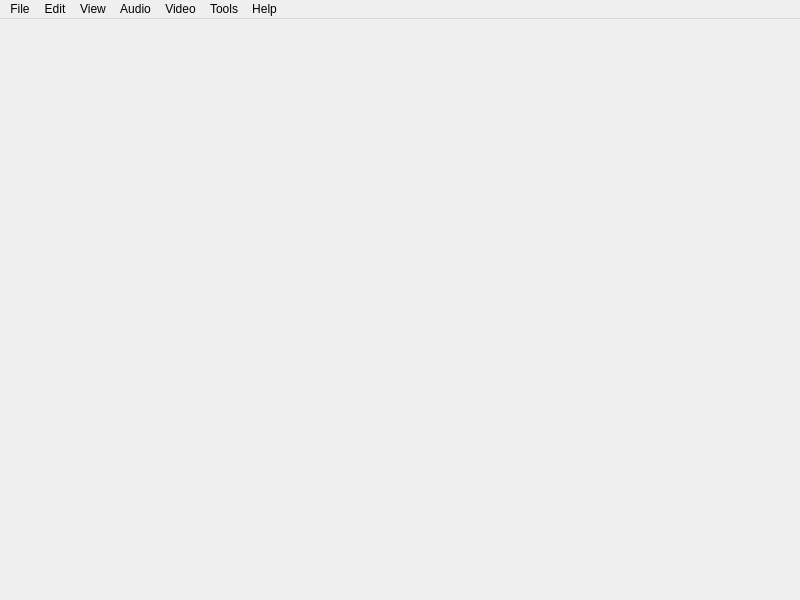
<?xml version="1.0" encoding="UTF-8"?>
<ui version="4.0">
 <class>MainWindow</class>
 <widget class="QMainWindow" name="MainWindow">
  <property name="geometry">
   <rect>
    <x>0</x>
    <y>0</y>
    <width>800</width>
    <height>600</height>
   </rect>
  </property>
  <property name="windowTitle">
   <string>MainWindow</string>
  </property>
  <widget class="QWidget" name="CentralWidget"/>
  <widget class="QMenuBar" name="MenuBar">
   <property name="geometry">
    <rect>
     <x>0</x>
     <y>0</y>
     <width>800</width>
     <height>21</height>
    </rect>
   </property>
   <widget class="QMenu" name="MenuTools">
    <property name="title">
     <string>Tools</string>
    </property>
    <addaction name="ActionRefresh"/>
    <addaction name="separator"/>
    <addaction name="ActionOptions"/>
   </widget>
   <widget class="QMenu" name="MenuFile">
    <property name="title">
     <string>File</string>
    </property>
    <widget class="QMenu" name="MenuRecentFiles">
     <property name="title">
      <string>Recent Files</string>
     </property>
    </widget>
    <addaction name="ActionLoad"/>
    <addaction name="ActionSave"/>
    <addaction name="ActionSaveAs"/>
    <addaction name="ActionClose"/>
    <addaction name="ActionCloseAll"/>
    <addaction name="separator"/>
    <addaction name="MenuRecentFiles"/>
    <addaction name="separator"/>
    <addaction name="ActionExit"/>
   </widget>
   <widget class="QMenu" name="MenuHelp">
    <property name="title">
     <string>Help</string>
    </property>
    <addaction name="ActionOpenManual"/>
    <addaction name="separator"/>
    <addaction name="ActionAbout"/>
    <addaction name="ActionAboutQt"/>
   </widget>
   <widget class="QMenu" name="MenuView">
    <property name="title">
     <string>View</string>
    </property>
    <addaction name="ActionFullscreen"/>
   </widget>
   <widget class="QMenu" name="MenuEdit">
    <property name="title">
     <string>Edit</string>
    </property>
   </widget>
   <widget class="QMenu" name="MenuVideo">
    <property name="title">
     <string>Video</string>
    </property>
    <widget class="QMenu" name="MenuMinFilter">
     <property name="title">
      <string>Min Filter</string>
     </property>
     <addaction name="ActionMinPoint"/>
     <addaction name="ActionMinLinear"/>
    </widget>
    <widget class="QMenu" name="MenuMagFilter">
     <property name="title">
      <string>Mag Filter</string>
     </property>
     <addaction name="ActionMagPoint"/>
     <addaction name="ActionMagLinear"/>
    </widget>
    <widget class="QMenu" name="MenuMipmapFilter">
     <property name="title">
      <string>Mipmap Filter</string>
     </property>
     <addaction name="ActionMipmapNone"/>
     <addaction name="ActionMipmapPoint"/>
     <addaction name="ActionMipmapLinear"/>
    </widget>
    <widget class="QMenu" name="MenuMSAA">
     <property name="title">
      <string>Anti-Aliasing</string>
     </property>
     <addaction name="ActionMSAANone"/>
    </widget>
    <addaction name="ActionPowerOf2Textures"/>
    <addaction name="ActionWaitForVerticalSync"/>
    <addaction name="separator"/>
    <addaction name="MenuMinFilter"/>
    <addaction name="MenuMagFilter"/>
    <addaction name="MenuMipmapFilter"/>
    <addaction name="separator"/>
    <addaction name="MenuMSAA"/>
    <addaction name="separator"/>
    <addaction name="ActionTransparentScreenshots"/>
    <addaction name="ActionTakeScreenshot"/>
   </widget>
   <widget class="QMenu" name="menuAudio">
    <property name="title">
     <string>Audio</string>
    </property>
    <addaction name="ActionPlaySounds"/>
    <addaction name="ActionFramerateAffectsPitch"/>
   </widget>
   <addaction name="MenuFile"/>
   <addaction name="MenuEdit"/>
   <addaction name="MenuView"/>
   <addaction name="menuAudio"/>
   <addaction name="MenuVideo"/>
   <addaction name="MenuTools"/>
   <addaction name="MenuHelp"/>
  </widget>
  <action name="ActionOptions">
   <property name="text">
    <string>Options</string>
   </property>
  </action>
  <action name="ActionLoad">
   <property name="text">
    <string>Load...</string>
   </property>
   <property name="shortcut">
    <string>Ctrl+O</string>
   </property>
  </action>
  <action name="ActionSave">
   <property name="enabled">
    <bool>false</bool>
   </property>
   <property name="text">
    <string>Save</string>
   </property>
   <property name="shortcut">
    <string>Ctrl+S</string>
   </property>
  </action>
  <action name="ActionAbout">
   <property name="text">
    <string>About</string>
   </property>
  </action>
  <action name="ActionFullscreen">
   <property name="checkable">
    <bool>true</bool>
   </property>
   <property name="enabled">
    <bool>false</bool>
   </property>
   <property name="text">
    <string>Fullscreen</string>
   </property>
   <property name="shortcut">
    <string>F11</string>
   </property>
  </action>
  <action name="ActionExit">
   <property name="text">
    <string>Exit</string>
   </property>
   <property name="shortcut">
    <string>Ctrl+Q</string>
   </property>
  </action>
  <action name="ActionSaveAs">
   <property name="enabled">
    <bool>false</bool>
   </property>
   <property name="text">
    <string>Save As...</string>
   </property>
   <property name="shortcut">
    <string>Ctrl+Alt+S</string>
   </property>
  </action>
  <action name="ActionFileList">
   <property name="text">
    <string>Fle List</string>
   </property>
  </action>
  <action name="ActionClose">
   <property name="enabled">
    <bool>false</bool>
   </property>
   <property name="text">
    <string>Close</string>
   </property>
   <property name="shortcut">
    <string>Ctrl+W</string>
   </property>
  </action>
  <action name="ActionRefresh">
   <property name="enabled">
    <bool>false</bool>
   </property>
   <property name="text">
    <string>Refresh</string>
   </property>
   <property name="shortcut">
    <string>F5</string>
   </property>
  </action>
  <action name="ActionAboutQt">
   <property name="text">
    <string>About Qt</string>
   </property>
  </action>
  <action name="ActionPlaySounds">
   <property name="checkable">
    <bool>true</bool>
   </property>
   <property name="text">
    <string>Play Sounds</string>
   </property>
  </action>
  <action name="ActionFramerateAffectsPitch">
   <property name="checkable">
    <bool>true</bool>
   </property>
   <property name="checked">
    <bool>false</bool>
   </property>
   <property name="text">
    <string>Framerate Affects Pitch</string>
   </property>
  </action>
  <action name="ActionFilters">
   <property name="text">
    <string>Filters</string>
   </property>
  </action>
  <action name="ActionPowerOf2Textures">
   <property name="checkable">
    <bool>true</bool>
   </property>
   <property name="checked">
    <bool>true</bool>
   </property>
   <property name="text">
    <string>Power Of 2 Textures</string>
   </property>
  </action>
  <action name="ActionTransparentScreenshots">
   <property name="checkable">
    <bool>true</bool>
   </property>
   <property name="text">
    <string>Transparent Screenshots</string>
   </property>
  </action>
  <action name="ActionMSAANone">
   <property name="checkable">
    <bool>true</bool>
   </property>
   <property name="text">
    <string>None</string>
   </property>
  </action>
  <action name="ActionCloseAll">
   <property name="enabled">
    <bool>false</bool>
   </property>
   <property name="text">
    <string>Close All</string>
   </property>
   <property name="shortcut">
    <string>Ctrl+Shift+W</string>
   </property>
  </action>
  <action name="ActionOpenManual">
   <property name="text">
    <string>Open Manual...</string>
   </property>
  </action>
  <action name="ActionWaitForVerticalSync">
   <property name="checkable">
    <bool>true</bool>
   </property>
   <property name="checked">
    <bool>true</bool>
   </property>
   <property name="text">
    <string>Wait For Vertical Sync</string>
   </property>
  </action>
  <action name="ActionTakeScreenshot">
   <property name="enabled">
    <bool>false</bool>
   </property>
   <property name="text">
    <string>Take Screenshot...</string>
   </property>
   <property name="shortcut">
    <string>F10</string>
   </property>
  </action>
  <actiongroup name="MinFilterGroup">
   <action name="ActionMinPoint">
    <property name="checkable">
     <bool>true</bool>
    </property>
    <property name="checked">
     <bool>false</bool>
    </property>
    <property name="text">
     <string>Point</string>
    </property>
   </action>
   <action name="ActionMinLinear">
    <property name="checkable">
     <bool>true</bool>
    </property>
    <property name="checked">
     <bool>true</bool>
    </property>
    <property name="text">
     <string>Linear</string>
    </property>
   </action>
  </actiongroup>
  <actiongroup name="MagFilterGroup">
   <action name="ActionMagPoint">
    <property name="checkable">
     <bool>true</bool>
    </property>
    <property name="checked">
     <bool>false</bool>
    </property>
    <property name="text">
     <string>Point</string>
    </property>
   </action>
   <action name="ActionMagLinear">
    <property name="checkable">
     <bool>true</bool>
    </property>
    <property name="checked">
     <bool>true</bool>
    </property>
    <property name="text">
     <string>Linear</string>
    </property>
   </action>
  </actiongroup>
  <actiongroup name="MipmapFilterGroup">
   <action name="ActionMipmapNone">
    <property name="checkable">
     <bool>true</bool>
    </property>
    <property name="checked">
     <bool>true</bool>
    </property>
    <property name="text">
     <string>None</string>
    </property>
   </action>
   <action name="ActionMipmapPoint">
    <property name="checkable">
     <bool>true</bool>
    </property>
    <property name="text">
     <string>Point</string>
    </property>
   </action>
   <action name="ActionMipmapLinear">
    <property name="checkable">
     <bool>true</bool>
    </property>
    <property name="text">
     <string>Linear</string>
    </property>
   </action>
  </actiongroup>
  <actiongroup name="GuidelinesAspectRatioGroup">
   <action name="Action4_3">
    <property name="checkable">
     <bool>true</bool>
    </property>
    <property name="text">
     <string>4 / 3</string>
    </property>
   </action>
   <action name="Action16_9">
    <property name="checkable">
     <bool>true</bool>
    </property>
    <property name="checked">
     <bool>true</bool>
    </property>
    <property name="text">
     <string>16 / 9</string>
    </property>
   </action>
   <action name="Action16_10">
    <property name="checkable">
     <bool>true</bool>
    </property>
    <property name="text">
     <string>16 / 10</string>
    </property>
   </action>
  </actiongroup>
 </widget>
 <resources/>
 <connections/>
</ui>
